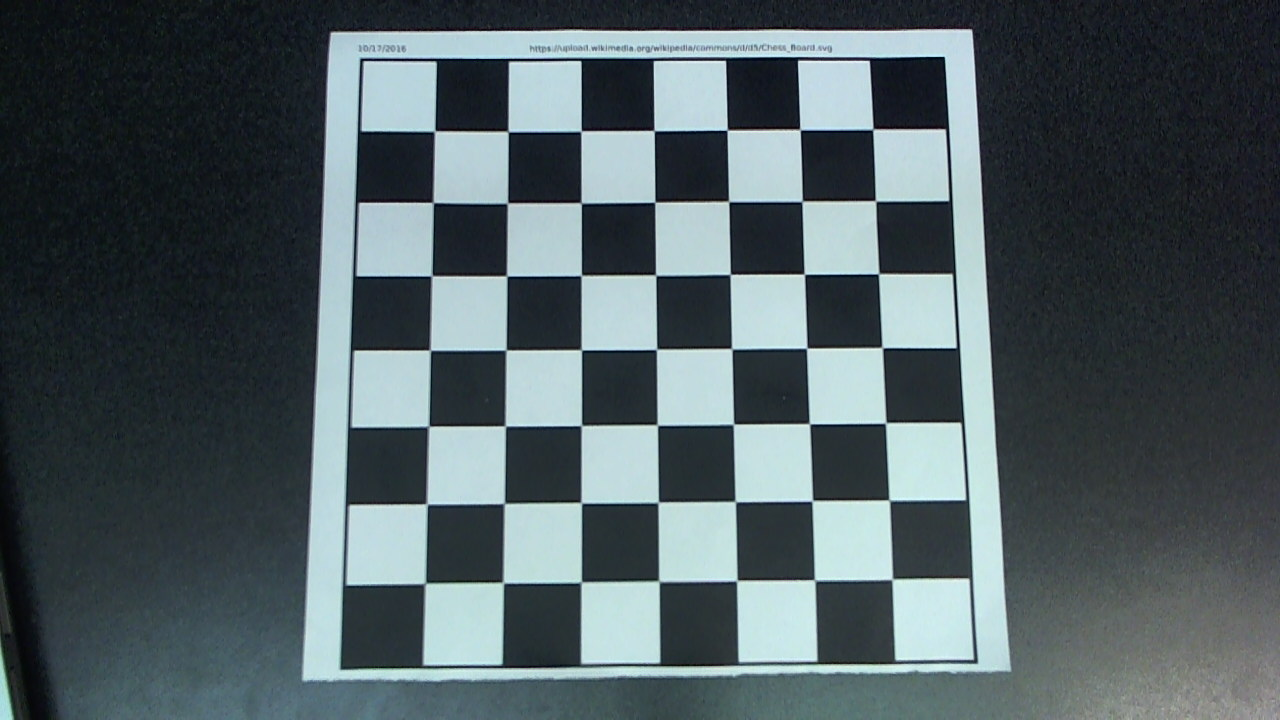
#> input picture board.png, 1280 x 720 px
$ python calibrate.py
#> lines starting #> are read from the running program, lines starting #| are printed output that depends on the picture; after the words box and inside, x2 and y2 are one past the last pixel; in counts of white or black regions, pixels touching at a corner belong together
import numpy as np
import cv2


# termination criteria
criteria = (cv2.TERM_CRITERIA_EPS + cv2.TERM_CRITERIA_MAX_ITER, 30, 0.001)

# prepare object points, like (0,0,0), (1,0,0), (2,0,0) ....,(6,5,0)
objp = np.zeros((6*7,3), np.float32)
objp[:,:2] = np.mgrid[0:7,0:6].T.reshape(-1,2)
# Arrays to store object points and image points from all the images.
objpoints = [] # 3d point in real world space
imgpoints = [] # 2d points in image plane.

img = cv2.imread("board.png")
#> img is the input picture: shape (720, 1280, 3); mean B, G, R 97.6, 93.4, 80.5
gray = cv2.cvtColor(img,cv2.COLOR_BGR2GRAY)

# Find the chess board corners
ret, corners = cv2.findChessboardCorners(gray, (7,6),None)
#> ret = True; corners = 42 rows, first 8: [888.8, 498.8], [813, 498.5], [735, 502], [659, 503], [582.6, 504.5], [505.9, 501.7], [427.5, 503.5], [883.7, 424.1]

# If found, add object points, image points (after refining them)
if ret == True:
    objpoints.append(objp)

    corners2 = cv2.cornerSubPix(gray,corners,(11,11),(-1,-1),criteria)
#> corners2 = 42 rows, first 8: [889.2, 500.1], [812.3, 500.7], [735.3, 501.6], [658.2, 502.4], [581.3, 502.7], [504.3, 503.5], [426.8, 504], [885.7, 422.9]
    imgpoints.append(corners)

    print(corners2)
#> (printed output is left out)
    print()

    # Draw and display the corners
    cv2.drawChessboardCorners(img, (7,6), corners2,ret)
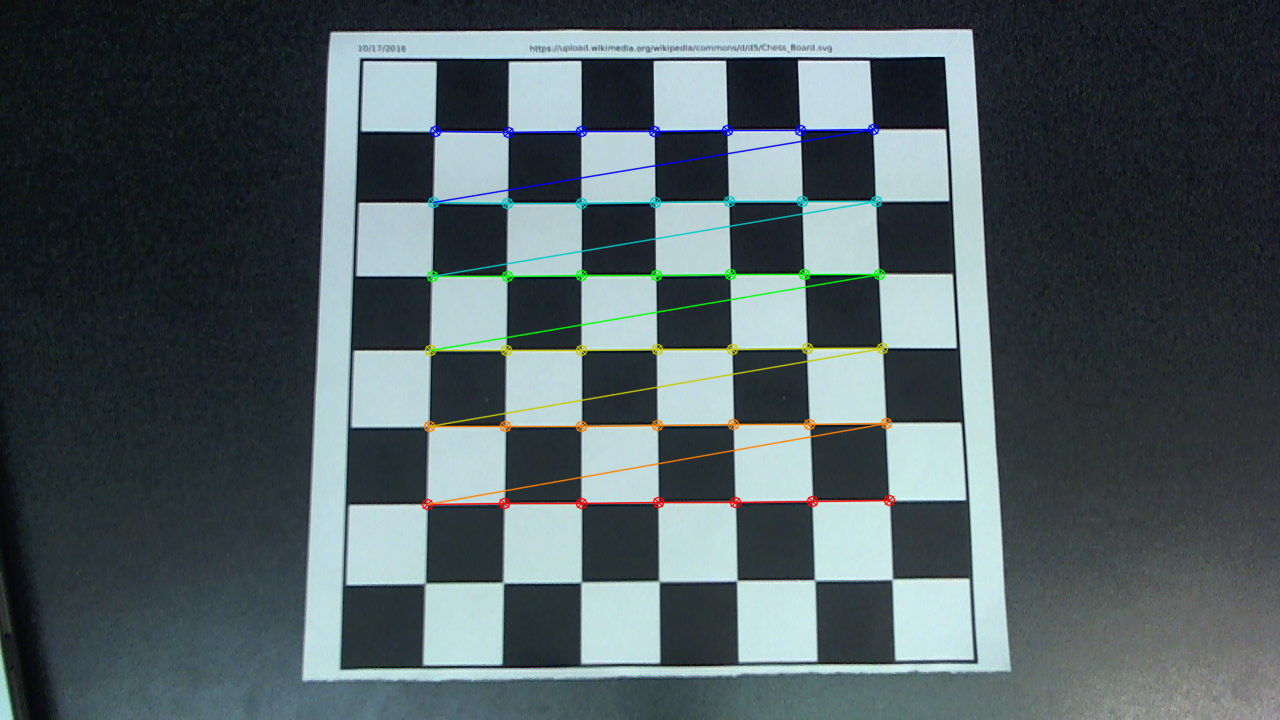
#> img: shape (720, 1280, 3); 1.98% of pixels changed, all inside (x1, y1, x2, y2) = (421, 123, 896, 511)
    cv2.imshow('img',img)
    cv2.waitKey(10000)

    ret, mtx, dist, rvecs, tvecs = cv2.calibrateCamera(objpoints, imgpoints, gray.shape[::-1], None, None)
#> ret = 0.218; mtx = [[1002.4, 0, 635.9], [0, 1015.8, 382.8], [0, 0, 1]]; dist = [[0.0742, -0.558, -0.00748, 0.00165, 1.95]]; rvecs = ([-0.0219, 0.252, 3.12],); tvecs = ([3.29, 1.51, 13.07],)
    h, w = img.shape[:2]
#> h = 720; w = 1280

    print(mtx)
#| [[1.00235924e+03 0.00000000e+00 6.35886157e+02]
#|  [0.00000000e+00 1.01580379e+03 3.82829290e+02]
#|  [0.00000000e+00 0.00000000e+00 1.00000000e+00]]
    print()
    print(dist)
#| [[ 7.41730080e-02 -5.57867153e-01 -7.48470205e-03  1.64682446e-03
#|    1.95126737e+00]]


newcameramtx, roi = cv2.getOptimalNewCameraMatrix(mtx, dist, (w, h), 1, (w, h))
#> newcameramtx = [[1052.7, 0, 638.2], [0, 1021, 379.8], [0, 0, 1]]; roi = (37, 39, 1204, 652)

# undistort
mapx,mapy = cv2.initUndistortRectifyMap(mtx,dist,None,newcameramtx,(w,h),5)
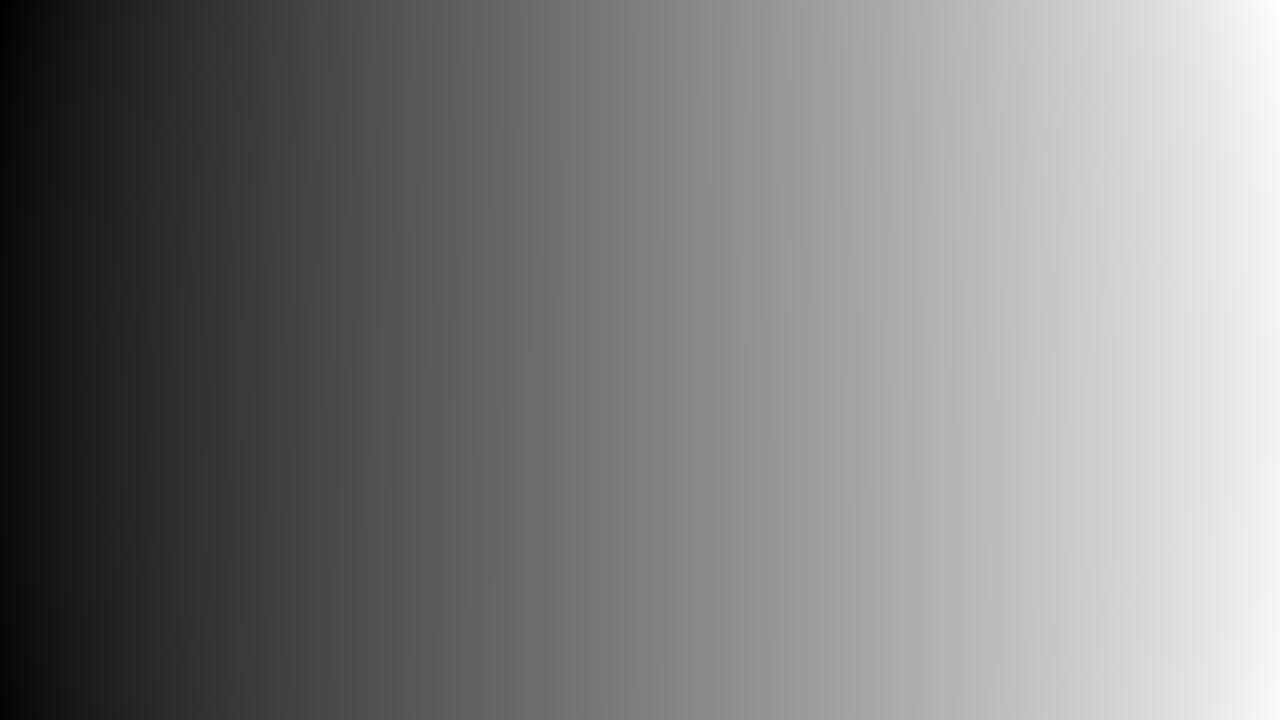
#> mapx: shape (720, 1280) float32; min -62.67, max 1343.3, mean 637.9; drawn with min black and max white
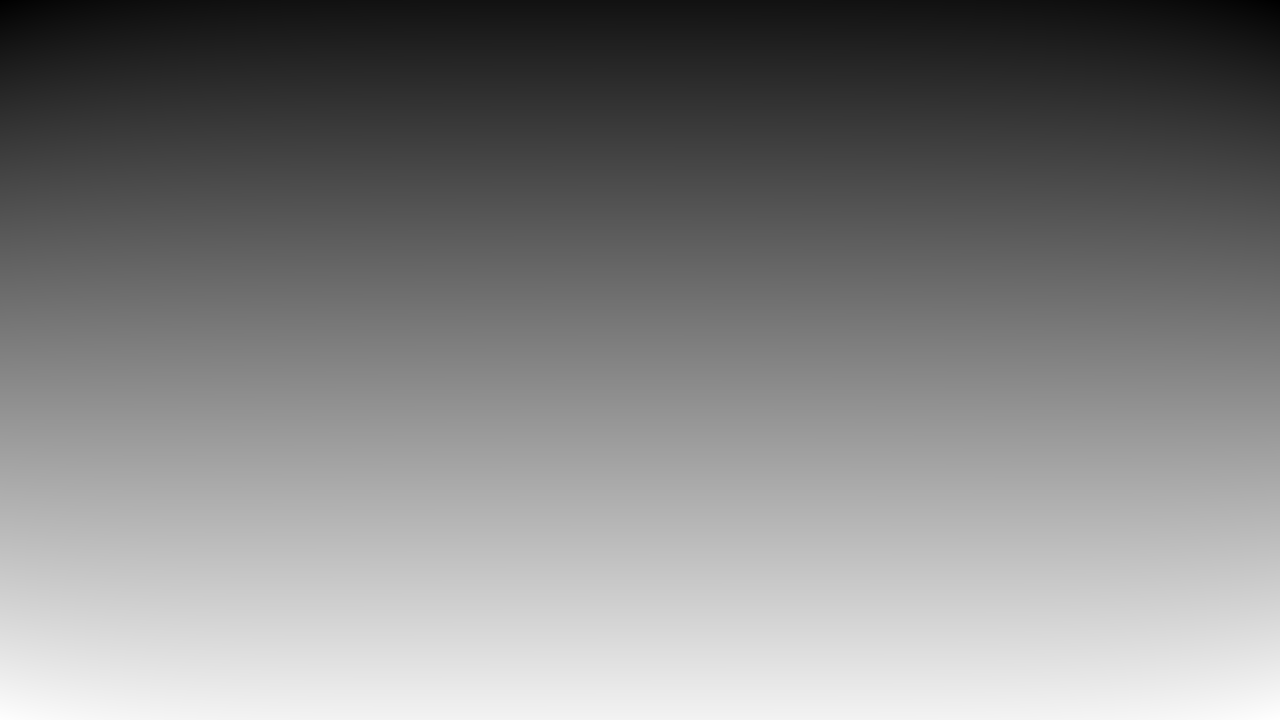
#> mapy: shape (720, 1280) float32; min -58.63, max 757.4, mean 360.2; drawn with min black and max white
dst = cv2.remap(img,mapx,mapy,cv2.INTER_LINEAR)

# crop the image
x,y,w,h = roi
#> x = 37; y = 39; w = 1204; h = 652
dst = dst[y:y+h, x:x+w]
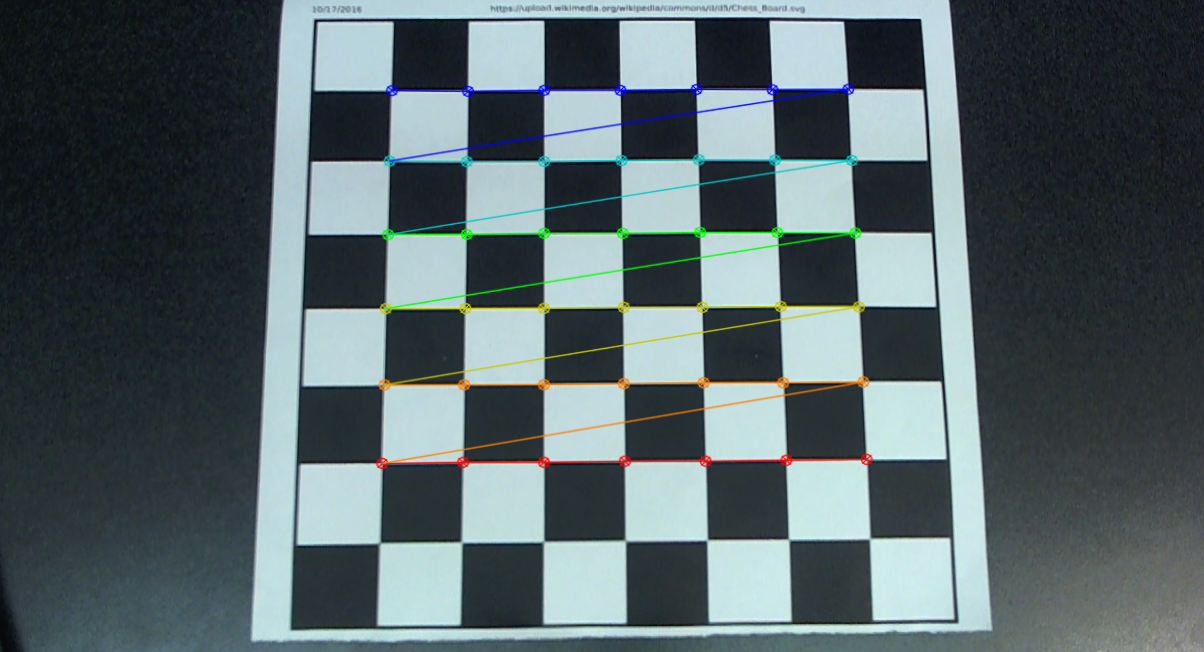
#> dst: shape (652, 1204, 3); mean B, G, R 104.9, 101.4, 87.3
cv2.imwrite('calibresult.png',dst)

cv2.destroyAllWindows()
